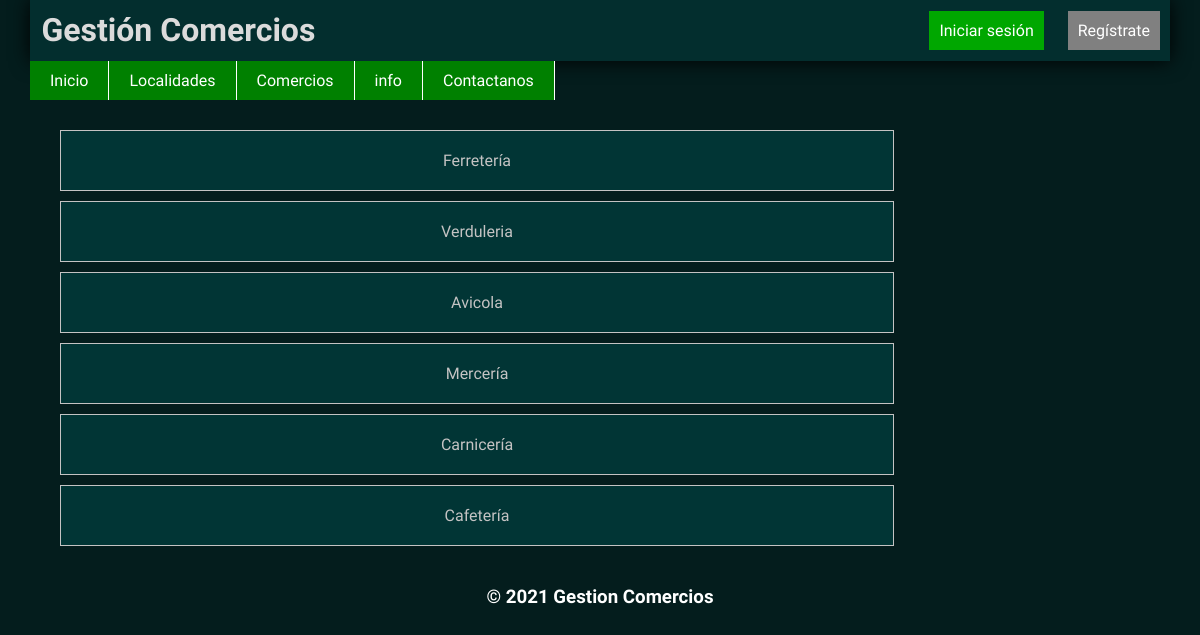
/comercios, run on an earlier commit of the app's database.
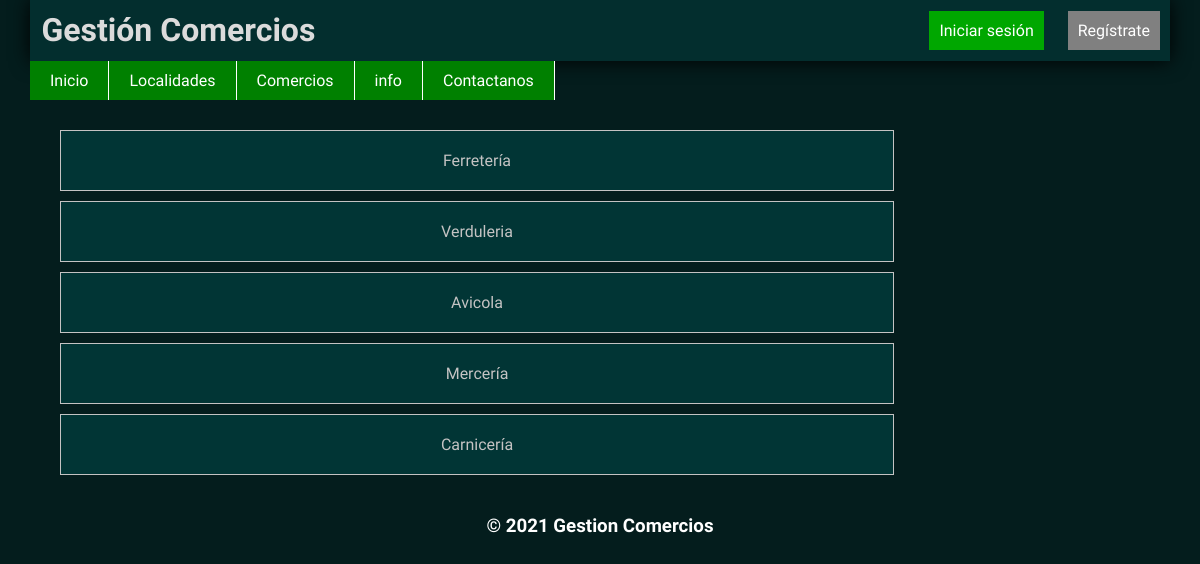
And on a later commit of the database.
### GestionComerciosApp/models.py (models this page shows, shortened)
class ComercioForms(models.Model):
    comercio = models.CharField(max_length=150)

### GestionComerciosApp/views.py (the view)
# urls.py: path('comercios',comercios, name='comercios'),
def comercios(request):
    form = ComercioForms.objects.all()
    return render(request, 'comercios.html',{'form':form})

### GestionComerciosApp/templates/comercios.html
{% extends 'base.html'%}
{% load static %}
{% block section %}
<ul class="menu">
    {% for f in form %}
    <li><a href="">{{ f.comercio }}</a></li>
    {% endfor %}
</ul>
{% endblock %}

What changed in the data, as far as the page shows it:
removed ComercioForms: comercio "Cafetería"
